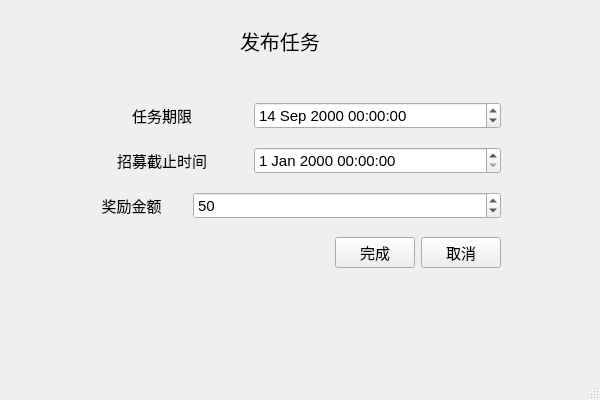
<?xml version="1.0" encoding="UTF-8"?>
<ui version="4.0">
 <class>ReleaseMission_2</class>
 <widget class="QMainWindow" name="ReleaseMission_2">
  <property name="geometry">
   <rect>
    <x>0</x>
    <y>0</y>
    <width>600</width>
    <height>400</height>
   </rect>
  </property>
  <property name="windowTitle">
   <string>MainWindow</string>
  </property>
  <widget class="QWidget" name="centralwidget">
   <widget class="QLabel" name="label_4">
    <property name="geometry">
     <rect>
      <x>240</x>
      <y>20</y>
      <width>111</width>
      <height>41</height>
     </rect>
    </property>
    <property name="font">
     <font>
      <pointsize>15</pointsize>
     </font>
    </property>
    <property name="text">
     <string>发布任务</string>
    </property>
   </widget>
   <widget class="QWidget" name="verticalLayoutWidget">
    <property name="geometry">
     <rect>
      <x>80</x>
      <y>90</y>
      <width>421</width>
      <height>191</height>
     </rect>
    </property>
    <layout class="QVBoxLayout" name="verticalLayout">
     <item>
      <layout class="QHBoxLayout" name="horizontalLayout_4" stretch="2,3">
       <property name="spacing">
        <number>10</number>
       </property>
       <item>
        <widget class="QLabel" name="label_3">
         <property name="font">
          <font>
           <family>宋体</family>
           <pointsize>11</pointsize>
          </font>
         </property>
         <property name="text">
          <string>任务期限</string>
         </property>
         <property name="alignment">
          <set>Qt::AlignCenter</set>
         </property>
        </widget>
       </item>
       <item>
        <widget class="QDateTimeEdit" name="missionDDL">
         <property name="font">
          <font>
           <pointsize>11</pointsize>
          </font>
         </property>
         <property name="dateTime">
          <datetime>
           <hour>0</hour>
           <minute>0</minute>
           <second>0</second>
           <year>2000</year>
           <month>9</month>
           <day>14</day>
          </datetime>
         </property>
         <property name="minimumDateTime">
          <datetime>
           <hour>0</hour>
           <minute>0</minute>
           <second>0</second>
           <year>2000</year>
           <month>1</month>
           <day>1</day>
          </datetime>
         </property>
        </widget>
       </item>
      </layout>
     </item>
     <item>
      <layout class="QHBoxLayout" name="horizontalLayout" stretch="2,3">
       <property name="spacing">
        <number>10</number>
       </property>
       <item>
        <widget class="QLabel" name="label">
         <property name="font">
          <font>
           <family>宋体</family>
           <pointsize>11</pointsize>
          </font>
         </property>
         <property name="text">
          <string>招募截止时间</string>
         </property>
         <property name="alignment">
          <set>Qt::AlignCenter</set>
         </property>
        </widget>
       </item>
       <item>
        <widget class="QDateTimeEdit" name="recruitMTime">
         <property name="font">
          <font>
           <pointsize>11</pointsize>
          </font>
         </property>
        </widget>
       </item>
      </layout>
     </item>
     <item>
      <layout class="QHBoxLayout" name="horizontalLayout_3" stretch="1,3">
       <property name="spacing">
        <number>10</number>
       </property>
       <item>
        <widget class="QLabel" name="label_2">
         <property name="font">
          <font>
           <family>宋体</family>
           <pointsize>11</pointsize>
          </font>
         </property>
         <property name="text">
          <string>奖励金额</string>
         </property>
         <property name="alignment">
          <set>Qt::AlignCenter</set>
         </property>
        </widget>
       </item>
       <item>
        <widget class="QSpinBox" name="awardAmount">
         <property name="minimumSize">
          <size>
           <width>100</width>
           <height>0</height>
          </size>
         </property>
         <property name="font">
          <font>
           <pointsize>11</pointsize>
          </font>
         </property>
         <property name="maximum">
          <number>1000</number>
         </property>
         <property name="singleStep">
          <number>10</number>
         </property>
         <property name="value">
          <number>50</number>
         </property>
        </widget>
       </item>
      </layout>
     </item>
     <item>
      <layout class="QHBoxLayout" name="horizontalLayout_2">
       <item>
        <spacer name="horizontalSpacer">
         <property name="orientation">
          <enum>Qt::Horizontal</enum>
         </property>
         <property name="sizeHint" stdset="0">
          <size>
           <width>40</width>
           <height>20</height>
          </size>
         </property>
        </spacer>
       </item>
       <item>
        <widget class="QPushButton" name="completed">
         <property name="font">
          <font>
           <pointsize>11</pointsize>
          </font>
         </property>
         <property name="text">
          <string>完成</string>
         </property>
        </widget>
       </item>
       <item>
        <widget class="QPushButton" name="cancel">
         <property name="font">
          <font>
           <pointsize>11</pointsize>
          </font>
         </property>
         <property name="text">
          <string>取消</string>
         </property>
        </widget>
       </item>
      </layout>
     </item>
    </layout>
   </widget>
  </widget>
  <widget class="QMenuBar" name="menubar">
   <property name="geometry">
    <rect>
     <x>0</x>
     <y>0</y>
     <width>600</width>
     <height>26</height>
    </rect>
   </property>
  </widget>
  <widget class="QStatusBar" name="statusbar"/>
 </widget>
 <resources/>
 <connections/>
</ui>
